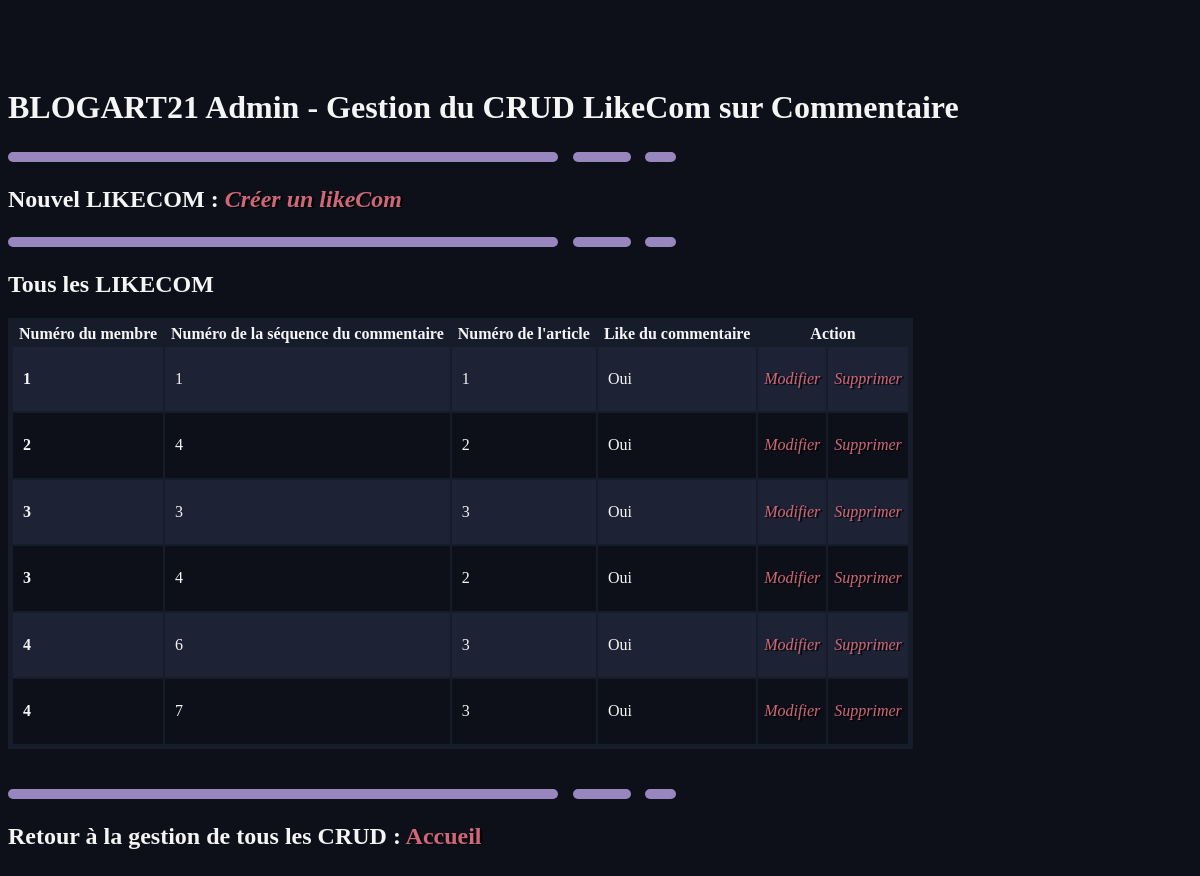
Screenshot of /back/likeCom/likeCom.php with the database file from the repository.
### tables this page shows
CREATE TABLE `LIKECOM` (
  `numMemb` int(10) NOT NULL,
  `numSeqCom` int(10) NOT NULL,
  `numArt` int(8) NOT NULL,
  `likeC` tinyint(1) DEFAULT NULL
);

### CLASS_CRUD/likeCom.class.php (called while the page is built, shortened)
<?php
require_once __DIR__ . '/../CONNECT/database.php';
class LIKECOM
{
    function get_AllLikeCom()
    {
        global $db;
        $query = 'SELECT * FROM LIKECOM;';
        $result = $db->query($query);
        $allStatuts = $result->fetchAll();
        return ($allStatuts);
    }
}

### back/likeCom/likeCom.php (the view, shortened to what this page needs)
<?
require_once __DIR__ . '/../../CLASS_CRUD/likeCom.class.php';
$monLikeCom = new LIKECOM;
?>
<!DOCTYPE html>
<html lang="fr">
<head>
    <link href="../../back/css/style.css" rel="stylesheet" type="text/css" />
</head>
<body>
    <h1>BLOGART21 Admin - Gestion du CRUD LikeCom sur Commentaire</h1>
    <img class="soulignage2" src="../../front/assets/icons/soulignage.svg"> <br />
	<h2>Nouvel LIKECOM :&nbsp;<a href="./createLikeCom.php"><i>Créer un likeCom</i></a></h2>
    <img class="soulignage2" src="../../front/assets/icons/soulignage.svg"> <br />
	<h2>Tous les LIKECOM</h2>
	<table border="3" bgcolor="aliceblue">
    <thead>
        <tr>
        <th>&nbsp;Numéro du membre&nbsp;</th>
            <th>&nbsp;Numéro de la séquence du commentaire&nbsp;</th>
            <th>&nbsp;Numéro de l'article&nbsp;</th>
            <th>&nbsp;Like du commentaire&nbsp;</th>
            <th colspan="2">&nbsp;Action&nbsp;</th>
        </tr>
    </thead>
    <tbody>
<?
 $allStatuts = $monLikeCom->get_AllLikeCom();
 foreach($allStatuts as $row) {
?>
        <tr>
		<td><h4>&nbsp; <?= $row["numMemb"]; ?> &nbsp;</h4></td>
        <td>&nbsp; <?php echo $row["numSeqCom"]; ?> &nbsp;</td>
        <td>&nbsp; <?php echo $row["numArt"]; ?> &nbsp;</td>
        <td>&nbsp; <?= ($row["likeC"] == 1) ? "Oui" : "Non" ?> &nbsp;</td>
		<td>&nbsp;<a href="./updateLikeCom.php?id=<?=$row["numMemb"]; ?>"><i>Modifier</i></a>&nbsp;
		<br /></td>
		<td>&nbsp;<a href="./deleteAngle.php?id=<?=$row["numMemb"]; ?>"><i>Supprimer</i></a>&nbsp;
		<br /></td>
        </tr>
<?
	}
?>
    </tbody>
    </table>
    <br><br>
</body>
</html>

### back/css/style.css (style rules this page uses)
body { background-color: #0D1019; color: #F5F5F5; padding-top: 60px; padding-bottom: 40px; font-family: "Gotham rounded book"; }
h1 { font-family: "Gotham ultra"; }
h2 { font-family: "Gotham rounded book"; }
table { background-color: #171c2b; border-color: rgba(255, 255, 0, 0); border-collapse:inherit; box-shadow: 0; }
a { text-decoration: none; font-family: "Gotham rounded book"; font-style: normal; color: #CF6679; text-shadow: 2px 1px 1px black; }
tbody tr:nth-child(odd) { background-color:#1d2334; }
tbody tr:nth-child(even) { background-color:#0D1019; }
td { border-color: #171c2b00; }
th { border-color: #171c2b00; }

### rows the page displays
likecom: numMemb "1", numSeqCom "1", numArt "1", likeC "Oui"
likecom: numMemb "2", numSeqCom "4", numArt "2", likeC "Oui"
likecom: numMemb "3", numSeqCom "3", numArt "3", likeC "Oui"
likecom: numMemb "3", numSeqCom "4", numArt "2", likeC "Oui"
likecom: numMemb "4", numSeqCom "6", numArt "3", likeC "Oui"
likecom: numMemb "4", numSeqCom "7", numArt "3", likeC "Oui"
